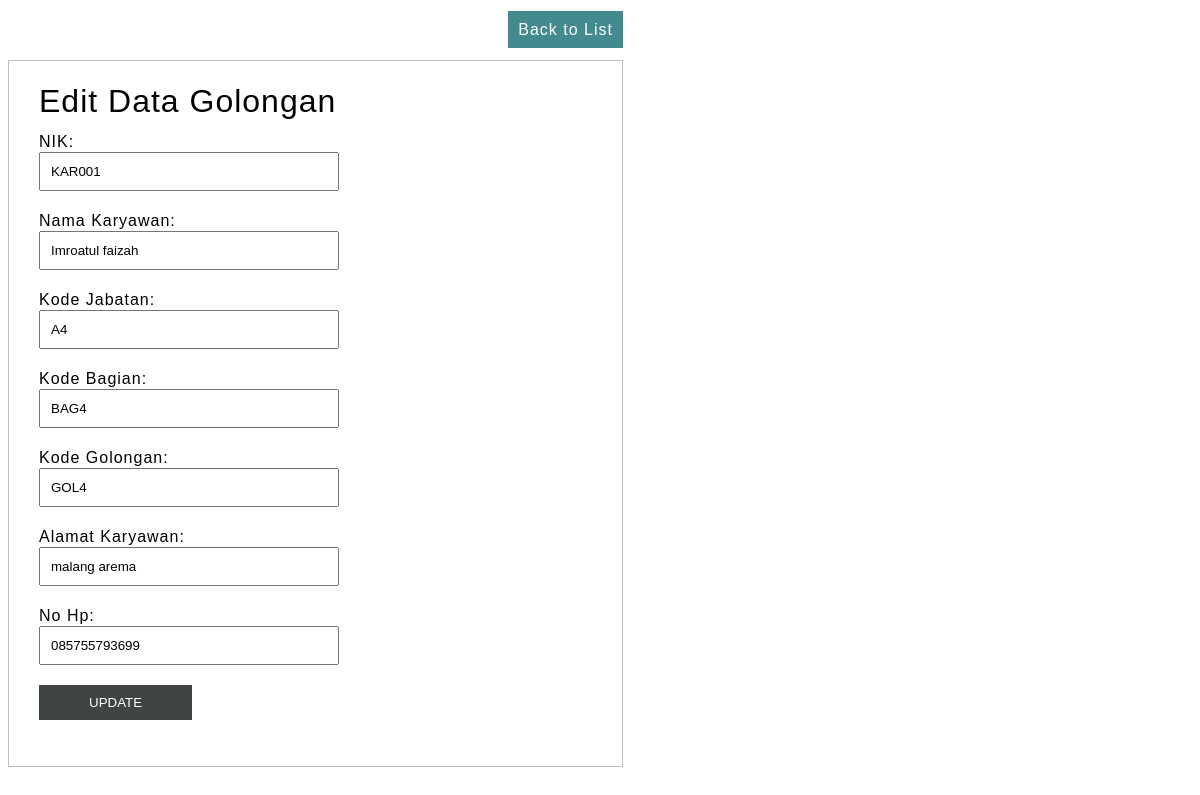
The page /indexkaryawan.php?nik=KAR001&get=true on the database its author committed.
### tables this page shows
CREATE TABLE IF NOT EXISTS `karyawan` (
  `nik` varchar(15) NOT NULL,
  `nama_karyawan` varchar(50) DEFAULT NULL,
  `kode_jabatan` varchar(5) DEFAULT NULL,
  `kode_bagian` varchar(5) DEFAULT NULL,
  `kode_golongan` varchar(5) DEFAULT NULL,
  `alamat_karyawan` varchar(100) DEFAULT NULL,
  `no_hp` varchar(15) DEFAULT NULL
);

### Controller/ControllerKaryawan.php (called while the page is built, shortened)
<?php
	require_once 'Model/ModelKaryawan.php';
	class ControllerKaryawan{
		public $modelkaryawan;
		function __construct(){
			$this->modelkaryawan = new ModelKaryawan();
		}
		public function ngupdate(){
			$nik = $_GET['nik'];
			$data = $this->modelkaryawan->getById($nik);
			include 'View/Karyawan/UpdateKaryawan.php';
		}
}
  ?>

### Model/ModelKaryawan.php (called while the page is built, shortened)
<?php
	class ModelKaryawan{
		public function oleh_koneksi(){
	        $this->koneksi = false;
	        try {
	            $this->koneksi = new PDO('mysql:host=localhost;dbname=penggajian', 'root', '');
	        } catch(PDOException $e) {
	        	echo $e->getMessage();
	        }
	        return $this->koneksi;
		}
		public function getById($nik){
			$koneksi = $this->oleh_koneksi();
			$statement = $koneksi->prepare("SELECT * FROM karyawan WHERE nik='$nik'");
			$statement->execute();
			while ($row = $statement->fetch()) {
			    $hasil[] = $row;
			}
			return $hasil;
		}
	}
  ?>

### View/Karyawan/UpdateKaryawan.php (the view, shortened to what this page needs)
<html>
<head>
</head>
<body>
<div style="margin:20px 0px;text-align:right;"><a href="indexkaryawan.php" class="button_link">Back to List</a></div>
<div class="frm-add">
<h1 class="demo-form-heading">Edit Data Golongan</h1>
<form name="frmAdd" action="indexkaryawan.php?update=true" method="POST">
	 <?php foreach ($data as $row) {?>
  <div class="demo-form-row">
	  <label>NIK: </label><br>
	  <input type="text" name="nik" class="demo-form-field" value="<?php echo $row['nik']; ?>" readonly="readonly" />
  </div>
  <div class="demo-form-row">
	  <label>Nama Karyawan: </label><br>
	  <input type="text" name="nama_karyawan" class="demo-form-field" value="<?php echo $row['nama_karyawan']; ?>" required  />
  </div>
  <div class="demo-form-row">
    <label>Kode Jabatan: </label><br>
    <input type="text" name="kode_jabatan" class="demo-form-field" value="<?php echo $row['kode_jabatan']; ?>" required  />
  </div>
  <div class="demo-form-row">
    <label>Kode Bagian: </label><br>
    <input type="text" name="kode_bagian" class="demo-form-field" value="<?php echo $row['kode_bagian']; ?>" required  />
  </div>
  <div class="demo-form-row">
    <label>Kode Golongan: </label><br>
    <input type="text" name="kode_golongan" class="demo-form-field" value="<?php echo $row['kode_golongan']; ?>" required  />
  </div>
  <div class="demo-form-row">
    <label>Alamat Karyawan: </label><br>
    <input type="text" name="alamat_karyawan" class="demo-form-field" value="<?php echo $row['alamat_karyawan']; ?>" required  />
  </div>
  <div class="demo-form-row">
    <label>No Hp: </label><br>
    <input type="text" name="no_hp" class="demo-form-field" value="<?php echo $row['no_hp']; ?>" required  />
  </div>
    <?php } ?>
  <div class="demo-form-row">
	  <input name="submit" type="submit" value="UPDATE" class="demo-form-submit">
  </div>
  </form>
</div>
</body>
</html>

### View/Karyawan/UpdateKaryawan.php (style rules this page uses)
body { width:615px;font-family:arial;letter-spacing:1px;line-height:20px; }
.button_link { color:#FFF;text-decoration:none; background-color:#428a8e;padding:10px; }
.frm-add { border: #c3bebe 1px solid; padding: 30px; }
.demo-form-heading { margin-top:0px;font-weight: 500; }
.demo-form-row { margin-top:20px; }
.demo-form-field { width:300px;padding:10px; }
.demo-form-submit { color:#FFF;background-color:#414444;padding:10px 50px;border:0px;cursor:pointer; }

### rows shown on the page
karyawan: nik "KAR001", nama_karyawan "Imroatul faizah", kode_jabatan "A4", kode_bagian "BAG4", kode_golongan "GOL4", alamat_karyawan "malang arema", no_hp "085755793699"
